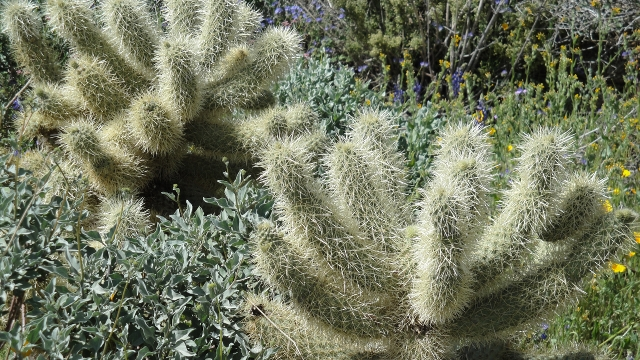
//> input picture LAB1/5/Cactus360p.jpg, 640 x 360 px
$ ./simplecv   (built with g++ and OpenCV 4)
//> lines starting //> are read from the running program, lines starting //| are printed output that depends on the picture; after the words box and inside, x2 and y2 are one past the last pixel; in counts of white or black regions, pixels touching at a corner belong together
#include <stdio.h>
#include <stdlib.h>
#include <errno.h>
#include <sys/types.h>

//#include "opencv2\opencv.hpp"

#include "opencv2/core/core.hpp"
#include "opencv2/highgui/highgui.hpp"

#include "opencv2/calib3d/calib3d.hpp"
#include "opencv2/imgproc/imgproc.hpp"
#include "opencv2/contrib/contrib.hpp"

using namespace cv;
using namespace std;

// Default resolution is 360p
#define VRES_ROWS (180)
#define HRES_COLS (320)

#define ESC_KEY (27)

// Buffer for highest resolution visualization possible
unsigned char imagebuffer[1440*2560*3]; // 1440 rows, 2560 cols/row, 3 channel

int main(int argc, char **argv)
{
    int hres = HRES_COLS;
    int vres = VRES_ROWS;
    int frameCnt=0;


    Mat basicimage(vres, hres, CV_8UC3, imagebuffer);
    Mat sizeimage(vres, hres, CV_8UC3, imagebuffer);

    printf("hres=%d, vres=%d\n", hres, vres);

    // interactive computer vision loop
    namedWindow("Profile Visualization", CV_WINDOW_AUTOSIZE);

    // read in default image
    basicimage = imread("Cactus360p.jpg", CV_LOAD_IMAGE_COLOR);
//> basicimage is the input picture: 360 rows x 640 cols, CV_8UC3; mean B, G, R 94.2, 118.2, 113.1

   //resize image
   resize(basicimage,basicimage,sizeimage.size());
//> basicimage: 180 rows x 320 cols, CV_8UC3


    // Check for invalid input
    if(!basicimage.data)
    {
        printf("Could not open or find the refernece starting image\n");
        exit(-1);
    }


    // Create an IplImage mapping onto the basicimage Mat object
    IplImage basicimageImg = basicimage;


//begin drawing yellow border, marking each single pixel with yellow

    //left border, 4px wide 180px long
    for(int i = 0; i < 4; i++)
    {
	for(int j = 0; j < 180; j++)
	{
	    basicimage.at<cv::Vec3b>(j,i)[0]= 0;
	    basicimage.at<cv::Vec3b>(j,i)[1]= 255;
	    basicimage.at<cv::Vec3b>(j,i)[2]= 255;
        }
    }
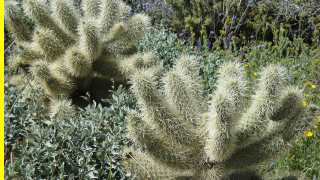
//> basicimage: 180 rows x 320 cols, CV_8UC3; mean B, G, R 93.2, 120.1, 115.1

    //right border, 4px wide 180px long
    for(int i = 315; i < 320; i++)
    {
	for(int j = 0; j < 180; j++)
	{
   	   basicimage.at<cv::Vec3b>(j,i)[0]= 0;
	   basicimage.at<cv::Vec3b>(j,i)[1]= 255;
	   basicimage.at<cv::Vec3b>(j,i)[2]= 255;
	}
    }
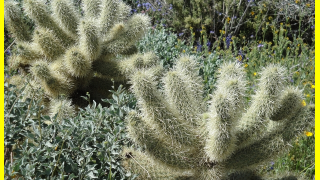
//> basicimage: 180 rows x 320 cols, CV_8UC3; 1.56% of pixels changed, all inside (x1, y1, x2, y2) = (315, 0, 320, 180)

    //top, 320px long 4px wide
    for(int i = 0; i < 320; i++)
    {
	for(int j = 0; j < 4; j++)
	{
	   basicimage.at<cv::Vec3b>(j,i)[0]= 0;
	   basicimage.at<cv::Vec3b>(j,i)[1]= 255;
	   basicimage.at<cv::Vec3b>(j,i)[2]= 255;
	}
    }
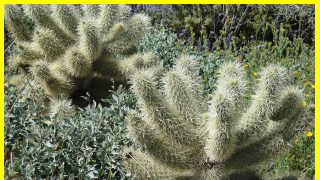
//> basicimage: 180 rows x 320 cols, CV_8UC3; 2.16% of pixels changed, all inside (x1, y1, x2, y2) = (4, 0, 315, 4)

    //bottom, 320px long 4px wide
    for(int i = 0; i < 320; i++)
    {
	for(int j = 175; j < 180; j++)
	{
   	   basicimage.at<cv::Vec3b>(j,i)[0]= 0;
	   basicimage.at<cv::Vec3b>(j,i)[1]= 255;
	   basicimage.at<cv::Vec3b>(j,i)[2]= 255;
	}
    }
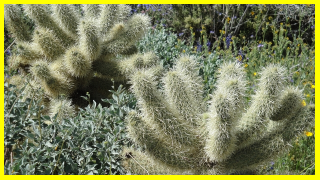
//> basicimage: 180 rows x 320 cols, CV_8UC3; 2.7% of pixels changed, all inside (x1, y1, x2, y2) = (4, 175, 315, 180)


//VERTICAL CROSS-HAIR
    for(int i = 160; i < 161; i++)
    {
	for(int j = 0; j < 180; j++)
	{
	   basicimage.at<cv::Vec3b>(j,i)[0]= 0;
	   basicimage.at<cv::Vec3b>(j,i)[1]= 255;
	   basicimage.at<cv::Vec3b>(j,i)[2]= 255;
	}
    }
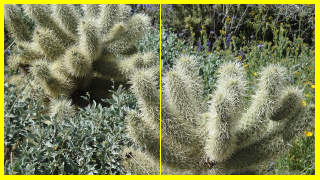
//> basicimage: 180 rows x 320 cols, CV_8UC3; 0.3% of pixels changed, all inside (x1, y1, x2, y2) = (160, 4, 161, 175)

//HORIZONTAL CROSS-HAIR
   for(int i = 0; i < 320;i++)
   {
    for(int j = 90; j < 91; j++)
	{
	   basicimage.at<cv::Vec3b>(j,i)[0]= 0;
	   basicimage.at<cv::Vec3b>(j,i)[1]= 255;
	   basicimage.at<cv::Vec3b>(j,i)[2]= 255;
	}
    }
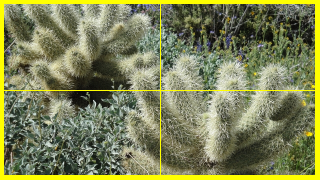
//> basicimage: 180 rows x 320 cols, CV_8UC3; 0.54% of pixels changed, all inside (x1, y1, x2, y2) = (4, 90, 315, 91)


    // Interactive LOOP
    //
    while(1)
    {
        frameCnt++;

        // Write a zero value into the image buffer
        //
        basicimageImg.imageData[frameCnt] = (unsigned char)0;
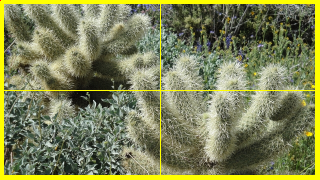
//> basicimageImg: 180 rows x 320 cols, CV_8UC3; mean B, G, R 86.9, 130.6, 125.9

        imshow("Profile Visualization", basicimage);

        // set pace on shared memory sampling in msecs
        char c = cvWaitKey(10);
//> the Esc key is pressed

        if(c == ESC_KEY)
        {
//> (the run ends here: the program exits with an error code, at `exit(1);`)
